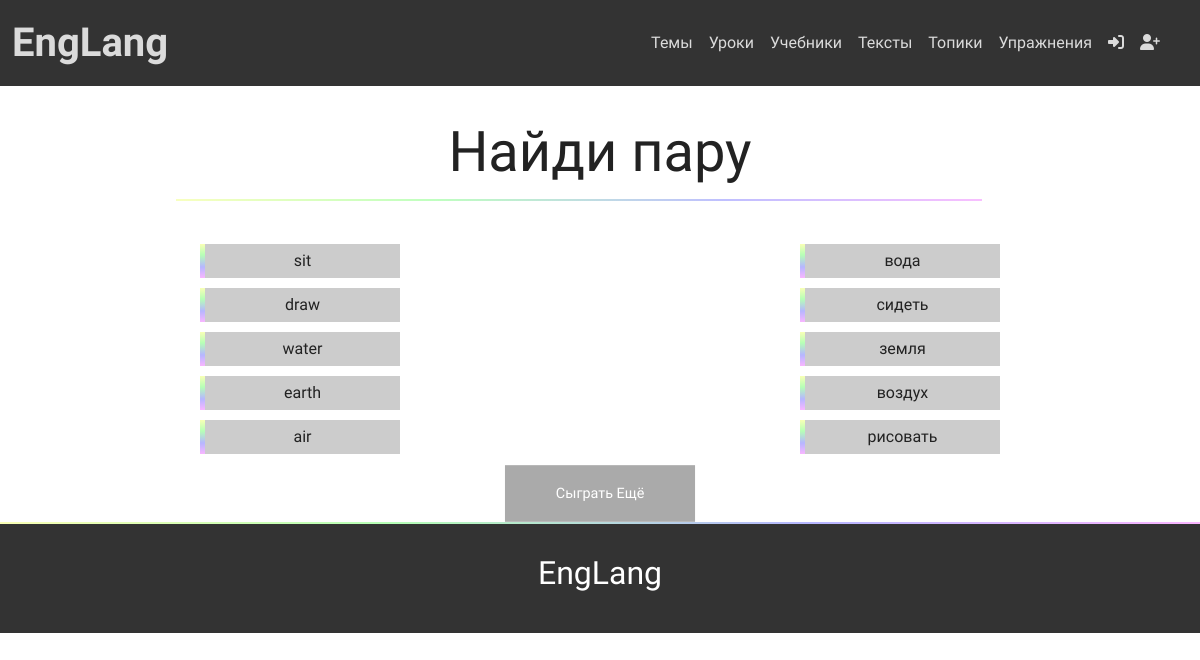
The page /exercises/game/ on the database its author committed.
### exercises/models.py (models this page shows, shortened)
class Word(models.Model):
    word_eng = models.CharField('word', max_length=50)
    word_rus = models.CharField(max_length=50)
    transcript = models.CharField(max_length=50)
    class Meta:
        verbose_name = 'Слово'
        verbose_name_plural = 'Слова'
        ordering = ('word_eng', 'word_rus')
        unique_together = ('word_eng', 'word_rus')

### exercises/views.py (the view)
# urls.py: path('game/', views.game, name='game'),
def game(request):
    words = Word.objects.filter().order_by('?')[:5]
    eng_words = [(word.pk, word.word_eng) for word in words]
    rus_words = [(word.pk, word.word_rus) for word in words]
    eng_list = random.sample(eng_words, 5)
    rus_list = random.sample(rus_words, 5)
    return render(request, 'exercises/game.html', {'eng_list': eng_list, 'rus_list': rus_list})

### templates/exercises/game.html (shortened to what this page needs)
{% extends 'base.html' %}
{% load static %}
{% block content %}
    <div class="container-fluid">
        <div class="row text-center alert">
            <div class="col-12">
                <h1 class="display-4">Найди пару</h1>
            </div>
            <hr>
        </div>
    </div>
    <div class="container-fluid text-center">
        <div class="row text-center">
            <div class="col-6">
                {% for eng in eng_list %}
                    <div class="pair" data-word="{{ eng.0 }}">{{ eng.1 }}</div>
                {% endfor %}
            </div>
            <div class="col-6">
                {% for rus in rus_list %}
                    <div class="pair" data-word="{{ rus.0 }}">{{ rus.1 }}</div>
                {% endfor %}
            </div>
            <div class="col-12 col-md-6 offset-md-3">
                <a href="{% url 'game' %}" class="btn btn-success">Сыграть ещё</a>
            </div>
        </div>
    </div>
{% endblock content %}

### static/css/style.css (style rules this page uses)
a { text-decoration: none; color: #222; transition: all 0.3s ease; }
.btn { display: inline-block; padding: 15px 50px; background-color: #aaa; font-size: 15px; font-weight: 500; transition: all 0.5s ease; transform: scale(0.96); text-transform: capitalize; color: #fff; border: 3px solid transparent; border-radius: 0px; }
.btn-warning, .btn-success, .btn-primary, .btn-danger { border-radius: 0px; }
.alert { width: 75%; margin: 0 auto; padding-top: 2em; border-radius: 0; }
.alert hr, .bookmarks hr { border-top: 2px solid; border-image: linear-gradient(to right, #ff0,#0f0,#00f,#f0f) 30; width: 95%; margin-top: 0.3em; margin-bottom: 1em; }

### static/css/base.css (style rules this page uses)
:root { --gradient: linear-gradient(to right, #ff0, #0f0, #00f, #f0f); --light-gradient: linear-gradient(to right, #ffb, #bfb, #bbf, #fbf); --dark-gradient: linear-gradient(to right, #660, #060, #006, #606); }
body, html { width: 100%; height: 100%; margin: 0; padding: 0; font-family: 'Inter Tight', sans-serif; color: #222; }

### static/css/exercise.css (style rules this page uses)
.pair { border-left: 5px solid; border-image: linear-gradient(#ffffb6,#b6ffb6,#b6b6ff,#ffb6ff); border-image-slice: 1; padding: 5px; max-width: 200px; margin: 10px auto; background: #ccc; }

### rows shown on the page
Word: word_eng "sit", word_rus "сидеть"
Word: word_eng "draw", word_rus "рисовать"
Word: word_eng "water", word_rus "вода"
Word: word_eng "earth", word_rus "земля"
Word: word_eng "air", word_rus "воздух"
